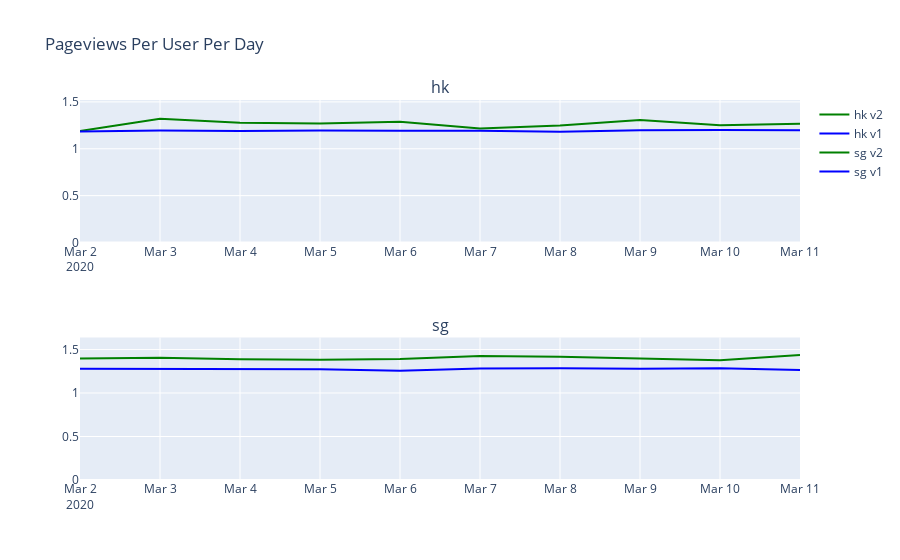

The notebook cell saved with this chart:
### Code cell
countries = pv2.country_code.unique()
num_countries = len(countries)

is_test_states = [True, False]
num_unique_states = len(is_test_states)

fig = py.subplots.make_subplots(rows=num_countries, cols=1, subplot_titles=countries)

for i, country in enumerate(countries):
    max_val = 0
    for test_state in is_test_states:
        color = "green" if test_state else "blue"
        line_label = country+" "+("v2" if test_state else "v1")
        dates = pv2[pv2.country_code==country].date
        values = pv2[(pv2.country_code==country)]["aggregates", "pageviews_per_user", test_state].values 
        max_val = max(max_val, max(values))
        fig.add_trace(go.Scatter(x=dates, y=values, mode='lines', name=line_label, line_color=color), row=i+1, col=1)
    fig.update_yaxes(range = [0, max_val+0.2], row=i+1, col=1)
    
fig.update_layout(height=800, title="Pageviews Per User Per Day")

fig.show()

### Figure 1 — Plotly figure (JSON) as saved in the notebook; plotly's stock layout.template omitted (floating-point values rounded to 4 significant figures)
{"data": [{"line": {"color": "green"}, "mode": "lines", "name": "hk v2", "type": "scatter", "x": ["2020-03-02", "2020-03-03", "2020-03-04", "2020-03-05", "2020-03-06", "2020-03-07", "2020-03-08", "2020-03-09", "2020-03-10", "2020-03-11"], "xaxis": "x", "y": [1.189, 1.32, 1.278, 1.27, 1.289, 1.217, 1.248, 1.308, 1.251, 1.267], "yaxis": "y"}, {"line": {"color": "blue"}, "mode": "lines", "name": "hk v1", "type": "scatter", "x": ["2020-03-02", "2020-03-03", "2020-03-04", "2020-03-05", "2020-03-06", "2020-03-07", "2020-03-08", "2020-03-09", "2020-03-10", "2020-03-11"], "xaxis": "x", "y": [1.183, 1.195, 1.19, 1.196, 1.193, 1.193, 1.18, 1.198, 1.2, 1.197], "yaxis": "y"}, {"line": {"color": "green"}, "mode": "lines", "name": "sg v2", "type": "scatter", "x": ["2020-03-02", "2020-03-03", "2020-03-04", "2020-03-05", "2020-03-06", "2020-03-07", "2020-03-08", "2020-03-09", "2020-03-10", "2020-03-11"], "xaxis": "x2", "y": [1.398, 1.404, 1.388, 1.382, 1.39, 1.424, 1.417, 1.398, 1.377, 1.438], "yaxis": "y2"}, {"line": {"color": "blue"}, "mode": "lines", "name": "sg v1", "type": "scatter", "x": ["2020-03-02", "2020-03-03", "2020-03-04", "2020-03-05", "2020-03-06", "2020-03-07", "2020-03-08", "2020-03-09", "2020-03-10", "2020-03-11"], "xaxis": "x2", "y": [1.28, 1.276, 1.273, 1.274, 1.257, 1.281, 1.284, 1.28, 1.285, 1.265], "yaxis": "y2"}], "layout": {"annotations": [{"font": {"size": 16}, "showarrow": false, "text": "hk", "x": 0.5, "xanchor": "center", "xref": "paper", "y": 1, "yanchor": "bottom", "yref": "paper"}, {"font": {"size": 16}, "showarrow": false, "text": "sg", "x": 0.5, "xanchor": "center", "xref": "paper", "y": 0.375, "yanchor": "bottom", "yref": "paper"}], "autosize": true, "title": {"text": "Pageviews Per User Per Day"}, "xaxis": {"anchor": "y", "autorange": true, "domain": [0, 1], "range": ["2020-03-02", "2020-03-11"], "type": "date"}, "xaxis2": {"anchor": "y2", "autorange": true, "domain": [0, 1], "range": ["2020-03-02", "2020-03-11"], "type": "date"}, "yaxis": {"anchor": "x", "domain": [0.625, 1], "range": [0, 1.52], "type": "linear"}, "yaxis2": {"anchor": "x2", "domain": [0, 0.375], "range": [0, 1.638], "type": "linear"}}}
